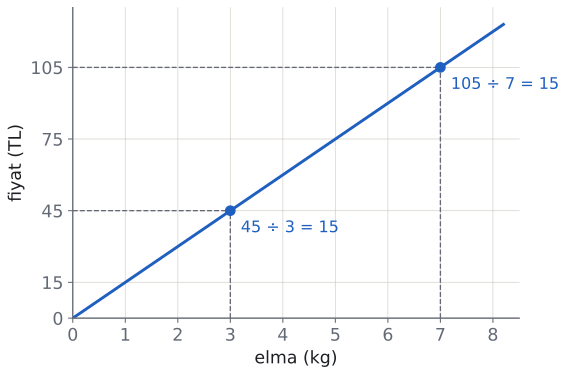

Write the Python code that produced this figure.
import sys; sys.path.insert(0, "tools")
from cizim import *

# Doğru orantı: elmanın fiyatı y = 15x (x kg, y TL). Grafik orijinden geçen doğru.
fig, ax = sekil(6, 4.2)
for s in ("top", "right"): ax.spines[s].set_visible(False)
ax.set_xlim(0, 8.5); ax.set_ylim(0, 130)
xs = np.array([0, 8.2]); ax.plot(xs, 15 * xs, color=MAVI)
for x in (3, 7):
    y = 15 * x
    ax.plot([x, x], [0, y], "--", color=SOLUK, lw=1); ax.plot([0, x], [y, y], "--", color=SOLUK, lw=1)
    nokta(ax, x, y, renk=MAVI)
    ax.text(x + 0.2, y - 9, f"{y} ÷ {x} = 15", color=MAVI, fontsize=12)
ax.set_xticks(range(0, 9)); ax.set_yticks([0, 15, 45, 75, 105])
ax.set_xlabel("elma (kg)"); ax.set_ylabel("fiyat (TL)")
ax.grid(True, color=CIZGI, linewidth=0.6, alpha=0.7); ax.set_axisbelow(True)
kaydet(fig, __file__)
